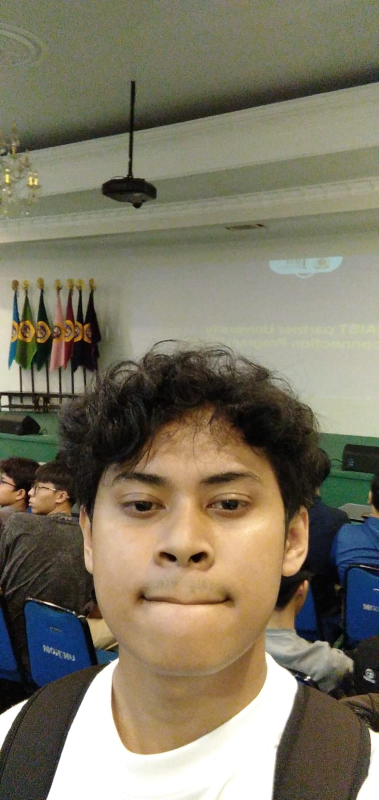
#> input picture image2.jpg, 758 x 1600 px (shown at 1/2 size)
$ python foto.py
#> lines starting #> are read from the running program, lines starting #| are printed output that depends on the picture
from PIL import Image

# Membuka gambar dan mengubah ukurannya
img = Image.open("image2.jpg")
#> img is the input picture: PIL image 758x1600 RGB; mean R, G, B 124.9, 118.9, 99.8
img = img.resize((80, 40))  # Ubah ukuran agar muat di terminal
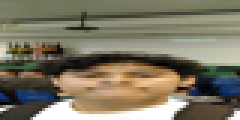
#> img: PIL image 80x40 RGB (shown 3 times larger); mean R, G, B 124.8, 118.8, 99.7
img = img.convert("L")  # Ubah gambar ke skala abu-abu (grayscale)
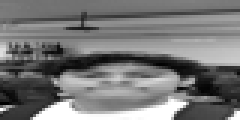
#> img: PIL image 80x40 L (shown 3 times larger); min 0, max 255, mean 118.4

# Karakter ASCII untuk intensitas warna
ascii_chars = "@%#*+=-:. "

# Mengonversi piksel menjadi karakter ASCII
def pixel_to_ascii(image):
    pixels = image.getdata()
    ascii_str = ""
    for pixel in pixels:
        ascii_str += ascii_chars[pixel // 32]
#> this loop made 3200 passes
#> (pixel, ascii_str) on passes 1 to 3: (118, '*'), (118, '**'), (118, '***')
    return ascii_str

# Menampilkan gambar dalam format ASCII
ascii_str = pixel_to_ascii(img)
width = img.width
#> width = 80
ascii_img = "\n".join([ascii_str[i:i+width] for i in range(0, len(ascii_str), width)])
print(ascii_img)
